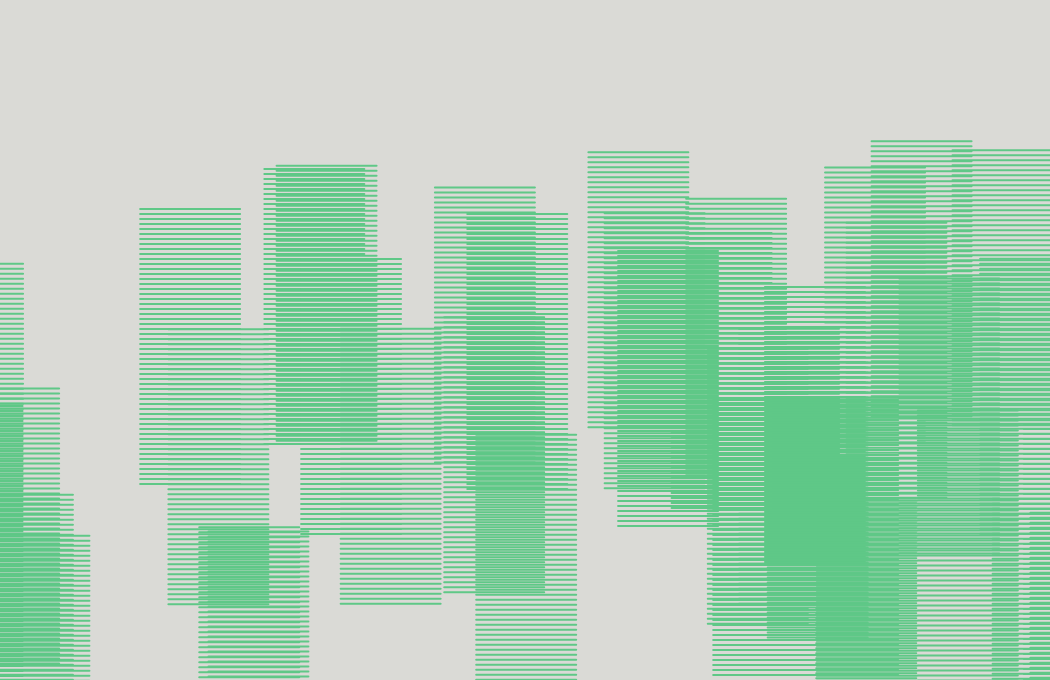
Frame 1 (no input)
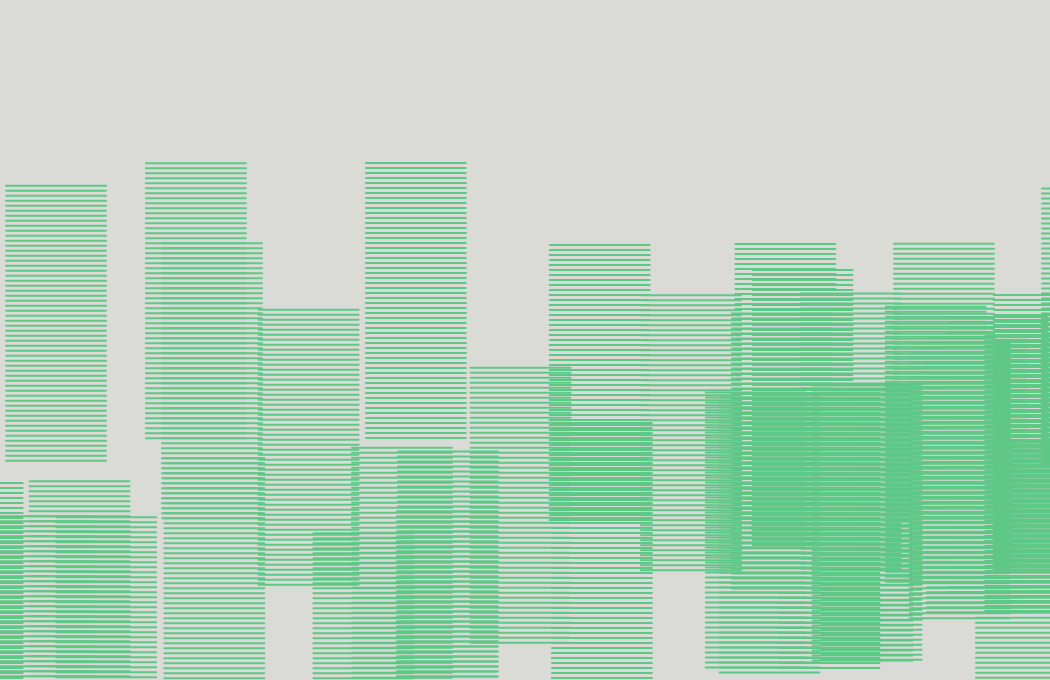
Frame 2 (the mouse pressed at the canvas centre, redrawn once)

The p5.js sketch that drew these frames (run headless with seeded random() and noise() and a simulated clock; the mouse was pressed at the canvas centre and the sketch redrawn once):

// p5.js sketch
// ── sketch.js
function setup() {
  createCanvas(1050, 680);
  noLoop();
}

function draw() {
  background(218, 218, 214);

  let numShapes = 50;

  for (let i = 0; i < numShapes; i++) {
    push();
    let x = width / 2 + random(-750, 750); 
    let y = height / 2 + random(-200, 200);

    translate(x, y);

    for (let j = 0; j < 56; j++) {
      stroke(95, 200, 135);
      strokeWeight(2);
      line(0, j * 5, 100, j * 5);
    }

    pop();
  }
}
